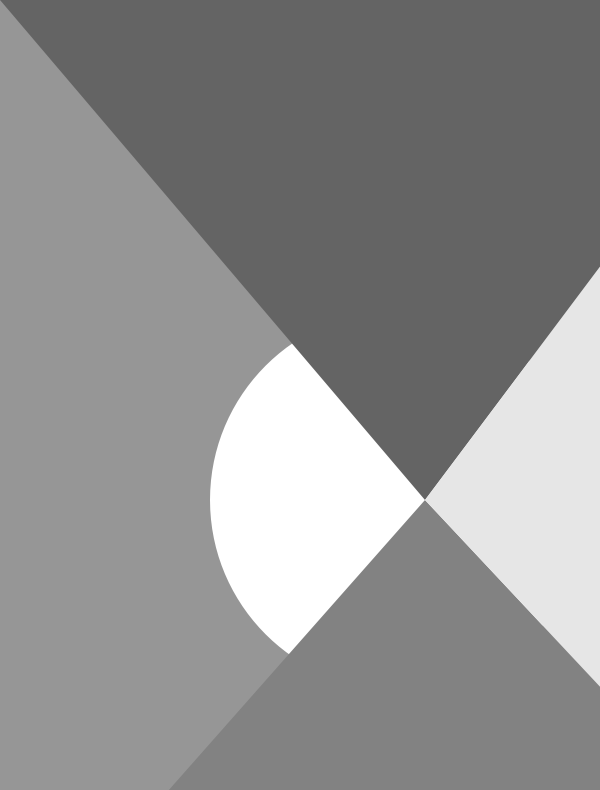
Frame 1 (no input)
Frame 60 (the mouse pressed at the canvas centre just before this capture): identical to frame 1, image omitted
Frame 120 (the mouse held since frame 60 and released just before this capture): identical to frame 1, image omitted

The Processing sketch that drew this single still picture (run headless with seeded random() and noise(); from frame 60 on, the mouse is pressed at the canvas centre):

// Processing sketch: av1_2chamada_questao1
// ── av1_2chamada_questao1.pde
void setup() {
  size(600, 790);
  noStroke();
}

void draw() {
  background(150);
  
  fill(255);
  ellipse(400, 500, 380, 380);
  
  fill(100);
  triangle(0, 0, 425, 500, 800, 0);

  fill(130);
  triangle(160, 800, 425, 500, 800, 900);

  fill(230);
  triangle(800, 0, 425, 500, 800, 900);
}
